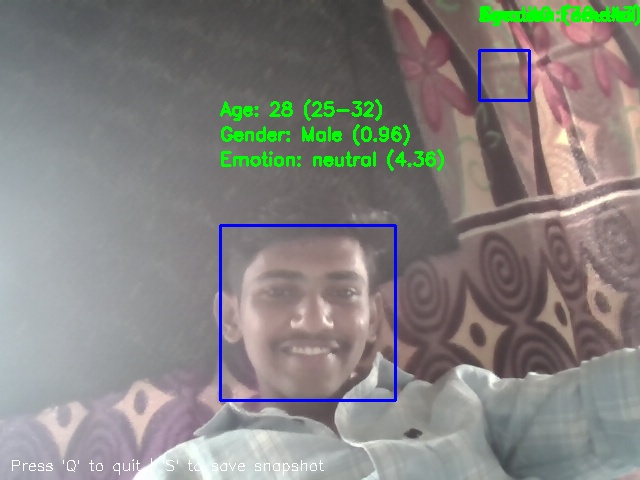
#> input picture backend/snapshot_1.jpg, 640 x 480 px, given in place of the camera
$ python test_face_detection.py   (older library calls are emulated)
#> lines starting #> are read from the running program, lines starting #| are printed output that depends on the picture; after the words box and inside, x2 and y2 are one past the last pixel; in counts of white or black regions, pixels touching at a corner belong together
### backend/utils/face_detector.py
import cv2
import numpy as np

class FaceDetector:
    """
    Face detection using OpenCV Haar Cascades
    """

    def __init__(self, cascade_path="models/haarcascade_frontalface_default.xml"):
        """
        Initialize face detector with Haar Cascade

        Args:
            cascade_path: Path to Haar Cascade XML file
        """
        self.face_cascade = cv2.CascadeClassifier(cascade_path)

        if self.face_cascade.empty():
            raise Exception(f"Failed to load cascade classifier from {cascade_path}")

        print("✅ Face Detector initialized successfully")

    def detect_faces(self, frame):
        """
        Detect faces in a frame

        Args:
            frame: Input image (BGR format)

        Returns:
            List of face rectangles (x, y, w, h)
        """
        # Convert to grayscale for better detection
        gray = cv2.cvtColor(frame, cv2.COLOR_BGR2GRAY)

        # Detect faces
        faces = self.face_cascade.detectMultiScale(
            gray,
            scaleFactor=1.1,
            minNeighbors=5,
            minSize=(30, 30)
        )

        return faces

    def draw_faces(self, frame, faces):
        """
        Draw rectangles around detected faces

        Args:
            frame: Input image
            faces: List of face rectangles

        Returns:
            Frame with drawn rectangles
        """
        for (x, y, w, h) in faces:
            cv2.rectangle(frame, (x, y), (x+w, y+h), (0, 255, 0), 2)

        return frame

    # [32 lines left out: functions extract_face, check_blur, not called in this run]

### backend/test_face_detection.py
import cv2
from utils.face_detector import FaceDetector

def test_face_detection():
    """Test face detection with webcam"""

    print("="*60)
    print("🎥 Testing Face Detection with Webcam")
    print("="*60)
    print("\nInstructions:")
    print("  - Position your face in front of the camera")
    print("  - Green rectangle should appear around your face")
    print("  - Press 'q' to quit\n")

    # Initialize face detector
    try:
        detector = FaceDetector()
    except Exception as e:
        print(f"❌ Error initializing detector: {e}")
        return

    # Open webcam
    cap = cv2.VideoCapture(0)

    if not cap.isOpened():
        print("❌ Error: Cannot access webcam")
        return

    print("✅ Webcam opened successfully")
    print("📸 Starting face detection... (Press 'q' to quit)\n")

    frame_count = 0
    faces_detected = 0

    while True:
        ret, frame = cap.read()
#> frame is the input picture: shape (480, 640, 3); mean B, G, R 128.4, 131.1, 133.4

        if not ret:
            print("❌ Error: Cannot read frame")
            break

        frame_count += 1

        # Detect faces
        faces = detector.detect_faces(frame)
#> in detect_faces, `gray = cv2.cvtColor(frame, cv2.COLOR_BGR2GRAY)`:
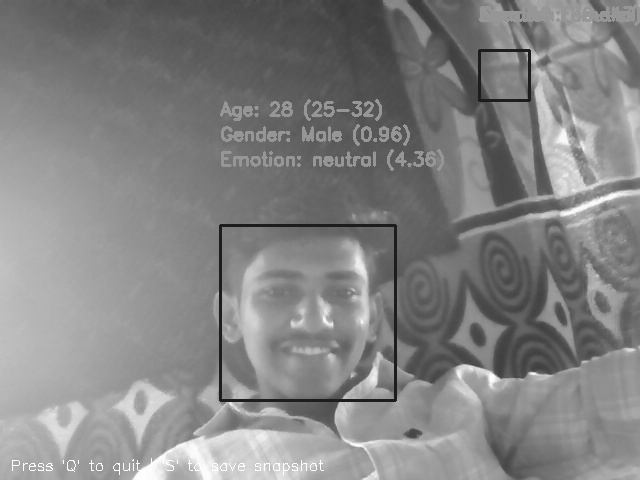
#> gray: shape (480, 640); min 24, max 255, mean 131.5
#> in detect_faces, `faces = self.face_cascade.detectMultiScale( gray, scaleFactor=1.1, min..`: faces = [[222, 229, 168, 168]]
#> faces = [[222, 229, 168, 168]]

        if len(faces) > 0:
            faces_detected += 1

        # Draw rectangles around faces
        frame = detector.draw_faces(frame, faces)
#> the loop in draw_faces, `for (x, y, w, h) in faces:` made 1 pass
#> after the loop in draw_faces, `for (x, y, w, h) in faces:`:
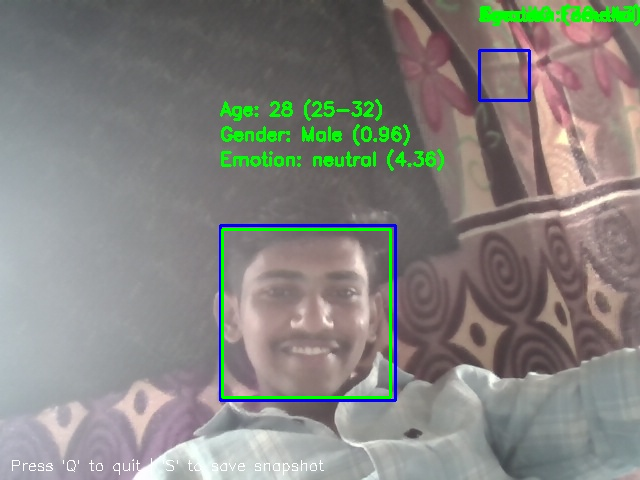
#> frame: shape (480, 640, 3); 0.65% of pixels changed, all inside (x1, y1, x2, y2) = (221, 228, 392, 399)

        # Add info text
        cv2.putText(
            frame,
            f"Faces: {len(faces)}",
            (10, 30),
            cv2.FONT_HERSHEY_SIMPLEX,
            1,
            (0, 255, 0),
            2
        )
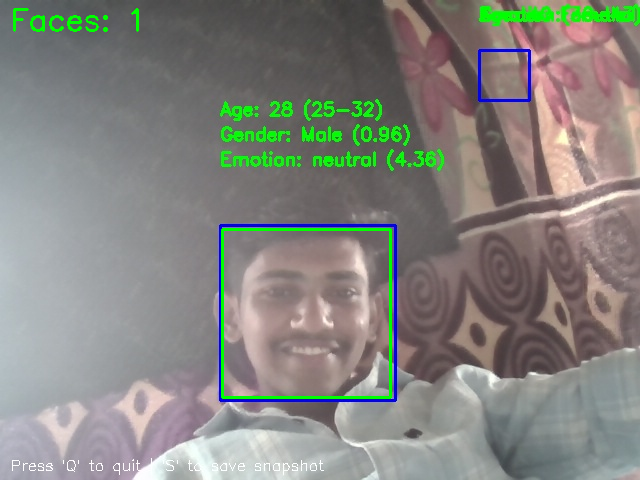
#> frame: shape (480, 640, 3); 0.25% of pixels changed, all inside (x1, y1, x2, y2) = (13, 8, 139, 32)

        # Show frame
        cv2.imshow('Face Detection Test - Press Q to quit', frame)

        # Check for 'q' key
        if cv2.waitKey(1) & 0xFF == ord('q'):
#> (key q is pressed here)
            break

    # Cleanup
    cap.release()
    cv2.destroyAllWindows()

    # Print statistics
    print("\n" + "="*60)
    print("📊 Detection Statistics:")
    print(f"  Total frames processed: {frame_count}")
    print(f"  Frames with faces: {faces_detected}")
    print(f"  Detection rate: {(faces_detected/frame_count)*100:.1f}%")
    print("="*60)
    print("✅ Test completed successfully!")

if __name__ == "__main__":
    test_face_detection()
